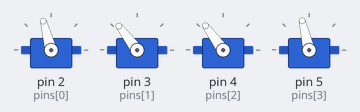
A sketch run on a simulated Arduino Uno, built with avr-gcc and run on an emulated ATmega328P. Shown: 4 × servo.

Above: at 0.05 s.
At 0.15 s:
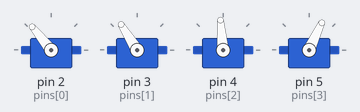
At 0.3 s:
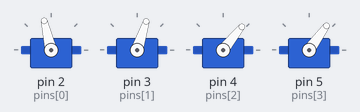
At 0.45 s:
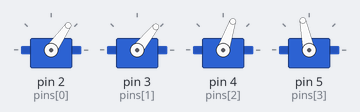
At 0.6 s:
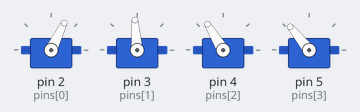
Timing chart, 0 to 3.0 s (numbered marks = the images above):
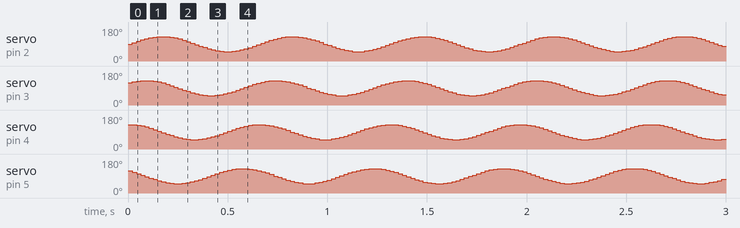

The sketch:

Worm.ino
```cpp
#include <Servo.h>

Servo servos[4]; // Using an array makes the code much cleaner
int pins[] = {2, 3, 4, 5};
float phase = 0; // Tracks the movement of the wave

void setup() {
  for(int i = 0; i < 4; i++) {
    servos[i].attach(pins[i]);
  }
}

void loop() {
  // Movement Parameters
  float amplitude = 40;   // How wide the snake curves (0-90)
  float frequency = 5;    // How fast it moves
  float lag = 0.8;        // The "Phase Shift" - this creates the wave

  for(int i = 0; i < 4; i++) {
    // Calculate the angle for each servo using a Sine wave
    // Formula: Center(90) + sin(Time + Offset per segment) * Width
    float angle = 90 + sin(phase + (i * lag)) * amplitude;
    servos[i].write(angle);
  }

  phase += 0.2; // Increase this to speed up the wave
  delay(20);    // Small delay for smooth motion
}
```
